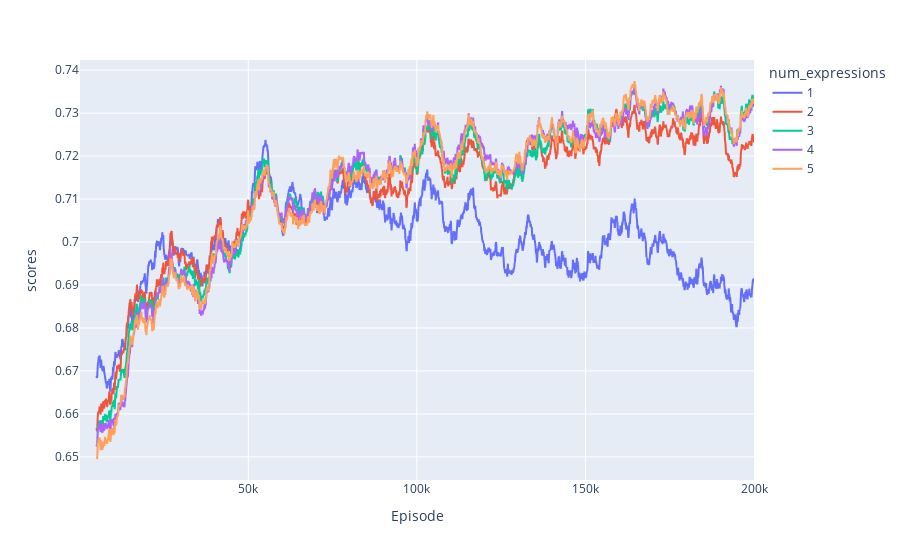

Write notebook code for a chart like this one.
### Markdown cell above
## Comparison num_expressions in RL

### Code cell
nums = [str(i) for i in range(1, 6)]
data = {}
interesting_data = ['scores', 'max_scores']

for num in nums:
    a = torch.load('outputs/rl_'+num+'_000/model_200000.pt', map_location='cpu')
    for col in interesting_data:
        data[col] = data.get(col, []) + a[col]
    data['num_expressions'] = data.get('num_expressions', []) + [num for _ in range(len(a['scores']))]
    data['Episode'] = data.get('Episode', []) + [i*100 for i in range(1, len(a['scores']) + 1)]

df = pd.DataFrame(data)
# Do a MA to see something
window_size = 50
for col in interesting_data:
    df[col] = df.groupby('num_expressions')[col].transform(lambda s: s.rolling(window_size).mean())
fig = px.line(df, x='Episode', y="scores", color='num_expressions')
fig.show()

### Figure 1 — Plotly figure (JSON) as saved in the notebook; plotly's stock layout.template omitted (floating-point values rounded to 4 significant figures; data arrays with more than 128 entries replaced by an {"elided": "..."} marker saying what was removed)
{"data": [{"hovertemplate": "num_expressions=1<br>Episode=%{x}<br>scores=%{y}<extra></extra>", "legendgroup": "1", "line": {"color": "#636efa", "dash": "solid"}, "marker": {"symbol": "circle"}, "mode": "lines", "name": "1", "showlegend": true, "type": "scattergl", "x": {"elided": "2000 int values"}, "xaxis": "x", "y": {"elided": "2000 float values"}, "yaxis": "y"}, {"hovertemplate": "num_expressions=2<br>Episode=%{x}<br>scores=%{y}<extra></extra>", "legendgroup": "2", "line": {"color": "#EF553B", "dash": "solid"}, "marker": {"symbol": "circle"}, "mode": "lines", "name": "2", "showlegend": true, "type": "scattergl", "x": {"elided": "2000 int values"}, "xaxis": "x", "y": {"elided": "2000 float values"}, "yaxis": "y"}, {"hovertemplate": "num_expressions=3<br>Episode=%{x}<br>scores=%{y}<extra></extra>", "legendgroup": "3", "line": {"color": "#00cc96", "dash": "solid"}, "marker": {"symbol": "circle"}, "mode": "lines", "name": "3", "showlegend": true, "type": "scattergl", "x": {"elided": "2000 int values"}, "xaxis": "x", "y": {"elided": "2000 float values"}, "yaxis": "y"}, {"hovertemplate": "num_expressions=4<br>Episode=%{x}<br>scores=%{y}<extra></extra>", "legendgroup": "4", "line": {"color": "#ab63fa", "dash": "solid"}, "marker": {"symbol": "circle"}, "mode": "lines", "name": "4", "showlegend": true, "type": "scattergl", "x": {"elided": "2000 int values"}, "xaxis": "x", "y": {"elided": "2000 float values"}, "yaxis": "y"}, {"hovertemplate": "num_expressions=5<br>Episode=%{x}<br>scores=%{y}<extra></extra>", "legendgroup": "5", "line": {"color": "#FFA15A", "dash": "solid"}, "marker": {"symbol": "circle"}, "mode": "lines", "name": "5", "showlegend": true, "type": "scattergl", "x": {"elided": "2000 int values"}, "xaxis": "x", "y": {"elided": "2000 float values"}, "yaxis": "y"}], "layout": {"legend": {"title": {"text": "num_expressions"}, "tracegroupgap": 0}, "margin": {"t": 60}, "xaxis": {"anchor": "y", "domain": [0, 1], "title": {"text": "Episode"}}, "yaxis": {"anchor": "x", "domain": [0, 1], "title": {"text": "scores"}}}}
